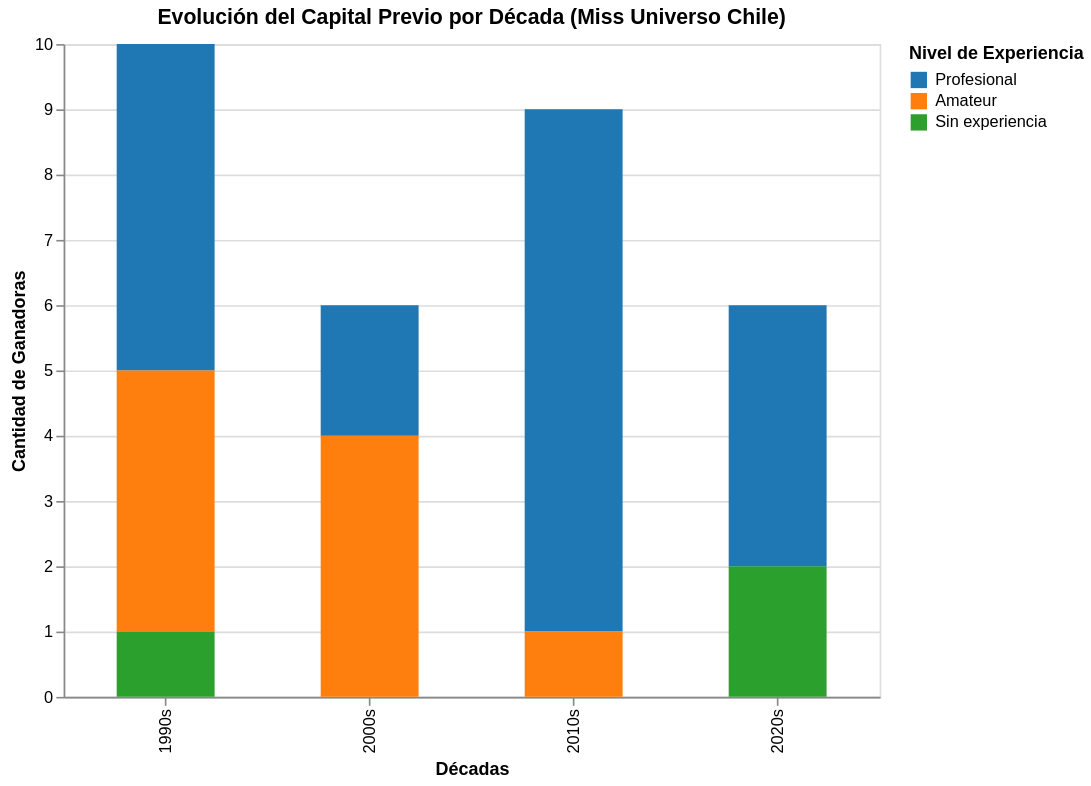

The notebook cell this image was saved under:
### Code cell
import pandas as pd
import altair as alt
from google.colab import files


df = pd.read_csv('experienciamiss.csv')


df_final = df.copy()
df_final.columns = ['Nombre', 'Anio', 'Certamen', 'Categoria', 'Detalle_M', 'Cat_TV', 'Detalle_TV', 'Vinculos']
df_final['Decada'] = (df_final['Anio'] // 10) * 10
df_final['Decada'] = df_final['Decada'].astype(str) + "s"


grafico = alt.Chart(df_final).mark_bar(size=60).encode(
    x=alt.X('Decada:N', title='Décadas', sort=['1990s', '2000s', '2010s', '2020s']),
    y=alt.Y('count():Q', title='Cantidad de Ganadoras'),
    color=alt.Color('Categoria:N',
                    title='Nivel de Experiencia',
                    scale=alt.Scale(domain=['Profesional', 'Amateur', 'Sin experiencia'],
                                    range=['#1f77b4', '#ff7f0e', '#2ca02c'])),
    tooltip=['count()', 'Decada', 'Categoria']
).properties(
    title='Evolución del Capital Previo por Década (Miss Universo Chile)',
    width=500, height=400
)


grafico.display()
grafico.save('vis_02.html')
df_final.to_csv('experienciamiss_final.csv', index=False)

print("---")
print("⬇️ Se están descargando tus archivos...")
files.download('vis_02.html')
files.download('experienciamiss_final.csv')

### Figure 1 — Vega-Lite specification as saved in the notebook (floating-point values rounded to 4 significant figures)
{"config": {"view": {"continuousWidth": 300, "continuousHeight": 300}}, "data": {"name": "data-e39fcded08a02f847ed2b02391366258"}, "mark": {"type": "bar", "size": 60}, "encoding": {"color": {"field": "Categoria", "scale": {"domain": ["Profesional", "Amateur", "Sin experiencia"], "range": ["#1f77b4", "#ff7f0e", "#2ca02c"]}, "title": "Nivel de Experiencia", "type": "nominal"}, "tooltip": [{"aggregate": "count", "type": "quantitative"}, {"field": "Decada", "type": "nominal"}, {"field": "Categoria", "type": "nominal"}], "x": {"field": "Decada", "sort": ["1990s", "2000s", "2010s", "2020s"], "title": "Décadas", "type": "nominal"}, "y": {"aggregate": "count", "title": "Cantidad de Ganadoras", "type": "quantitative"}}, "height": 400, "title": "Evolución del Capital Previo por Década (Miss Universo Chile)", "width": 500, "$schema": "https://vega.github.io/schema/vega-lite/v5.20.1.json", "datasets": {"data-e39fcded08a02f847ed2b02391366258": [{"Nombre": "Uranía Haltenhoff", "Anio": 1990, "Certamen": "Miss Universo Chile", "Categoria": "Profesional", "Detalle_M": "Modelo de alta costura antes del certamen.", "Cat_TV": "Sin trayectoria", "Detalle_TV": "No disponible", "Vinculos": "Profesional", "Decada": "1990s"}, {"Nombre": "Cecilia Alfaro", "Anio": 1991, "Certamen": "Miss Universo Chile", "Categoria": "Amateur", "Detalle_M": "Reinados locales previos.", "Cat_TV": "Sin trayectoria", "Detalle_TV": "No disponible", "Vinculos": "Ninguno", "Decada": "1990s"}, {"Nombre": "Marcela Vacarezza", "Anio": 1992, "Certamen": "Miss Universo Chile", "Categoria": "Sin experiencia", "Detalle_M": "No disponible", "Cat_TV": "Sin trayectoria", "Detalle_TV": "Hermana de actriz, pero ella no trabajaba en TV aún.", "Vinculos": "Familiar", "Decada": "1990s"}, {"Nombre": "Savka Pollak", "Anio": 1993, "Certamen": "Miss Universo Chile", "Categoria": "Profesional", "Detalle_M": "Modelo publicitaria desde los 15 años.", "Cat_TV": "Sin trayectoria", "Detalle_TV": "No disponible", "Vinculos": "Profesional", "Decada": "1990s"}, {"Nombre": "Constanza Barbieri", "Anio": 1994, "Certamen": "Miss Universo Chile", "Categoria": "Amateur", "Detalle_M": "modelaje en comerciales", "Cat_TV": "Sin trayectoria", "Detalle_TV": "No disponible", "Vinculos": "Ninguno", "Decada": "1990s"}, {"Nombre": "Paola Falcone", "Anio": 1995, "Certamen": "Miss Universo Chile", "Categoria": "Profesional", "Detalle_M": "Modelo de pasarela", "Cat_TV": "Sin trayectoria", "Detalle_TV": "No disponible", "Vinculos": "Profesional", "Decada": "1990s"}, {"Nombre": "Andrea L'Huillier", "Anio": 1996, "Certamen": "Miss Universo Chile", "Categoria": "Profesional", "Detalle_M": "Modelo profesional de agencias.", "Cat_TV": "Sin trayectoria", "Detalle_TV": "No disponible", "Vinculos": "Profesional", "Decada": "1990s"}, {"Nombre": "Claudia Delpín", "Anio": 1997, "Certamen": "Miss Universo Chile", "Categoria": "Amateur", "Detalle_M": "Certámenes de belleza menores.", "Cat_TV": "Sin trayectoria", "Detalle_TV": "No disponible", "Vinculos": "Ninguno", "Decada": "1990s"}, {"Nombre": "Claudia Arnello", "Anio": 1998, "Certamen": "Miss Universo Chile", "Categoria": "Profesional", "Detalle_M": "Trabajaba como modelo antes de ganar.", "Cat_TV": "Sin trayectoria", "Detalle_TV": "No disponible", "Vinculos": "Profesional", "Decada": "1990s"}, {"Nombre": "Andrea Muñoz", "Anio": 1999, "Certamen": "Miss Universo Chile", "Categoria": "Amateur", "Detalle_M": "Modelaje publicitario local.", "Cat_TV": "Sin trayectoria", "Detalle_TV": "No disponible", "Vinculos": "Ninguno", "Decada": "1990s"}, {"Nombre": "Francesca Sovino", "Anio": 2000, "Certamen": "Miss Universo Chile", "Categoria": "Amateur", "Detalle_M": "Concursos regionales.", "Cat_TV": "Sin trayectoria", "Detalle_TV": "No disponible", "Vinculos": "Ninguno", "Decada": "2000s"}, {"Nombre": "Carolina Gámez", "Anio": 2001, "Certamen": "Miss Universo Chile", "Categoria": "Amateur", "Detalle_M": "Modelaje para catálogos.", "Cat_TV": "Sin trayectoria", "Detalle_TV": "No disponible", "Vinculos": "Ninguno", "Decada": "2000s"}, {"Nombre": "Nicole Rencoret", "Anio": 2002, "Certamen": "Miss Universo Chile", "Categoria": "Amateur", "Detalle_M": "Eventos de moda locales.", "Cat_TV": "Sin trayectoria", "Detalle_TV": "No disponible", "Vinculos": "Ninguno", "Decada": "2000s"}, {"Nombre": "Gabriela Barros", "Anio": 2004, "Certamen": "Miss Universo Chile", "Categoria": "Profesional", "Detalle_M": "Era modelo en Italia antes de concursar en Chile.", "Cat_TV": "Sin trayectoria", "Detalle_TV": "No disponible", "Vinculos": "Profesional", "Decada": "2000s"}, {"Nombre": "Renata Ruiz", "Anio": 2005, "Certamen": "Miss Universo Chile", "Categoria": "Profesional", "Detalle_M": "Ganadora Elite Model Look Chile 2001.", "Cat_TV": "Sin trayectoria", "Detalle_TV": "No disponible", "Vinculos": "Profesional", "Decada": "2000s"}, {"Nombre": "Belén Montilla", "Anio": 2006, "Certamen": "Miss Universo Chile", "Categoria": "Amateur", "Detalle_M": "Reinas de belleza regionales.", "Cat_TV": "Sin trayectoria", "Detalle_TV": "No disponible", "Vinculos": "Ninguno", "Decada": "2000s"}, {"Nombre": "Vanessa Ceruti", "Anio": 2011, "Certamen": "Miss Universo Chile", "Categoria": "Profesional", "Detalle_M": "Ganadora Elite Model Look 2004 (7 años antes).", "Cat_TV": "Sin trayectoria", "Detalle_TV": "No disponible", "Vinculos": "Profesional", "Decada": "2010s"}, {"Nombre": "Ana König", "Anio": 2012, "Certamen": "Miss Universo Chile", "Categoria": "Profesional", "Detalle_M": "Modelo de pasarela profesional (Elite).", "Cat_TV": "Sin trayectoria", "Detalle_TV": "No disponible", "Vinculos": "Profesional", "Decada": "2010s"}, {"Nombre": "María Jesús Matthei", "Anio": 2013, "Certamen": "Miss Universo Chile", "Categoria": "Profesional", "Detalle_M": "Modelo profesional en Europa y Chile.", "Cat_TV": "Con trayectoria", "Detalle_TV": "Participó en el programa \"Proyecto Miss Chile\".", "Vinculos": "Profesional", "Decada": "2010s"}, {"Nombre": "Hellen Toncio", "Anio": 2014, "Certamen": "Miss Universo Chile", "Categoria": "Amateur", "Detalle_M": "Desfiles en la región de O'Higgins.", "Cat_TV": "Sin trayectoria", "Detalle_TV": "No disponible", "Vinculos": "Ninguno", "Decada": "2010s"}, {"Nombre": "Belén Jerez", "Anio": 2015, "Certamen": "Miss Universo Chile", "Categoria": "Profesional", "Detalle_M": "Modelo de agencias.", "Cat_TV": "Sin trayectoria", "Detalle_TV": "No disponible", "Vinculos": "Profesional", "Decada": "2010s"}, {"Nombre": "Catalina Cáceres", "Anio": 2016, "Certamen": "Miss Universo Chile", "Categoria": "Profesional", "Detalle_M": "Miss Tierra Chile 2014.", "Cat_TV": "Sin trayectoria", "Detalle_TV": "No disponible", "Vinculos": "Profesional", "Decada": "2010s"}, {"Nombre": "Natividad Leiva", "Anio": 2017, "Certamen": "Miss Universo Chile", "Categoria": "Profesional", "Detalle_M": "Miss Tierra Chile 2015.", "Cat_TV": "Sin trayectoria", "Detalle_TV": "No disponible", "Vinculos": "Profesional", "Decada": "2010s"}, {"Nombre": "Andrea Díaz", "Anio": 2018, "Certamen": "Miss Universo Chile", "Categoria": "Profesional", "Detalle_M": "Modelo profesional en Venezuela y Panamá.", "Cat_TV": "Con trayectoria", "Detalle_TV": "Periodista y rostro en medios venezolanos.", "Vinculos": "Profesional", "Decada": "2010s"}, {"Nombre": "Geraldine González", "Anio": 2019, "Certamen": "Miss Universo Chile", "Categoria": "Profesional", "Detalle_M": "Modelo de pasarela", "Cat_TV": "Sin trayectoria", "Detalle_TV": "No disponible", "Vinculos": "Profesional", "Decada": "2010s"}, {"Nombre": "Daniela Nicolás", "Anio": 2020, "Certamen": "Miss Universo Chile", "Categoria": "Sin experiencia", "Detalle_M": "No disponible", "Cat_TV": "Con trayectoria", "Detalle_TV": "Ya era actriz de teleseries (Mamá Mechona, etc).", "Vinculos": "Profesional", "Decada": "2020s"}, {"Nombre": "Antonia Figueroa", "Anio": 2021, "Certamen": "Miss Universo Chile", "Categoria": "Profesional", "Detalle_M": "Miss Mundo Chile 2016.", "Cat_TV": "Con trayectoria", "Detalle_TV": "Participante de MasterChef Chile (2019).", "Vinculos": "Profesional", "Decada": "2020s"}, {"Nombre": "Sofía Depassier", "Anio": 2022, "Certamen": "Miss Universo Chile", "Categoria": "Profesional", "Detalle_M": "Modelo en agencias de Miami.", "Cat_TV": "Sin trayectoria", "Detalle_TV": "No disponible", "Vinculos": "Profesional", "Decada": "2020s"}, {"Nombre": "Celeste Viel", "Anio": 2023, "Certamen": "Miss Universo Chile", "Categoria": "Profesional", "Detalle_M": "Modelo profesional en Miami.", "Cat_TV": "Sin trayectoria", "Detalle_TV": "No disponible", "Vinculos": "Familiar", "Decada": "2020s"}, {"Nombre": "Emilia Dides", "Anio": 2024, "Certamen": "Miss Universo Chile", "Categoria": "Sin experiencia", "Detalle_M": "No disponible", "Cat_TV": "Con trayectoria", "Detalle_TV": "Ganadora de \"Rojo\" (2018).", "Vinculos": "Profesional", "Decada": "2020s"}, {"Nombre": "Ignacia Moll", "Anio": 2025, "Certamen": "Miss Universo Chile", "Categoria": "Profesional", "Detalle_M": "Modelo publicitaria e influencer de marcas.", "Cat_TV": "Sin trayectoria", "Detalle_TV": "No disponible", "Vinculos": "Profesional", "Decada": "2020s"}]}}
